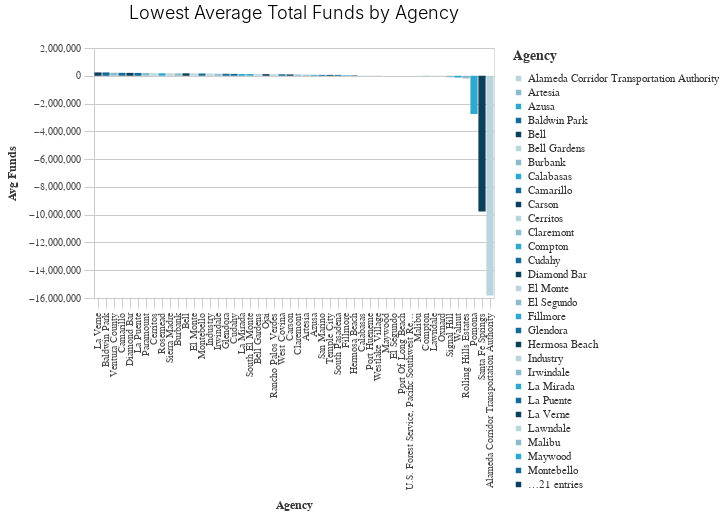

The code cell stored with this chart in its notebook:
### Code cell
_dla_utils.basic_bar_chart(avg_funds_bottom, 'primary_agency_name','avg_funds', 'primary_agency_name', subset, 
                          'Lowest Average Total Funds by Agency')

### Figure 1 — Vega-Lite specification as saved in the notebook (floating-point values rounded to 4 significant figures)
{"usermeta": {"embedOptions": {"theme": "fivethirtyeight"}}, "config": {"view": {"continuousWidth": 400, "continuousHeight": 300}, "axis": {"domainColor": "#cbcbcb", "grid": true, "gridColor": "#cbcbcb", "gridWidth": 1, "labelColor": "#474747", "labelFont": "Nunito Sans", "labelFontSize": 10, "labelPadding": 4, "tickColor": "#cbcbcb", "tickSize": 10, "titleColor": "#333", "titleFont": "Raleway", "titleFontSize": 12, "titlePadding": 10}, "axisBand": {"grid": false}, "background": "white", "font": "Raleway", "header": {"labelFont": "Nunito Sans", "titleFont": "Raleway"}, "legend": {"labelColor": "#333", "labelFont": "Nunito Sans", "labelFontSize": 11, "labelLimit": 0, "padding": 1, "symbolSize": 30, "symbolType": "square", "titleColor": "#333", "titleFont": "Raleway", "titleFontSize": 14, "titlePadding": 10}, "title": {"anchor": "middle", "font": "Raleway", "fontSize": 18, "fontWeight": 300, "offset": 20}}, "data": {"name": "data-7a07a5c7701f5848f96d9b6d6e146e75"}, "mark": "bar", "encoding": {"color": {"field": "primary_agency_name", "legend": {"title": "Agency"}, "scale": {"range": ["#B9D6DF", "#8CBCCB", "#2EA8CE", "#136C97", "#0B405B"]}, "type": "nominal"}, "x": {"field": "primary_agency_name", "sort": "-y", "title": "Agency", "type": "nominal"}, "y": {"field": "avg_funds", "title": "Avg Funds", "type": "quantitative"}}, "height": 250, "title": "Lowest Average Total Funds by Agency", "width": 400, "$schema": "https://vega.github.io/schema/vega-lite/v4.17.0.json", "datasets": {"data-7a07a5c7701f5848f96d9b6d6e146e75": [{"primary_agency_name": "La Verne", "avg_funds": 242200.0}, {"primary_agency_name": "Baldwin Park", "avg_funds": 242000.0}, {"primary_agency_name": "Ventura County", "avg_funds": 219200.0}, {"primary_agency_name": "Camarillo", "avg_funds": 212200.0}, {"primary_agency_name": "Diamond Bar", "avg_funds": 210100.0}, {"primary_agency_name": "La Puente", "avg_funds": 206700.0}, {"primary_agency_name": "Paramount", "avg_funds": 203700.0}, {"primary_agency_name": "Cerritos", "avg_funds": 183800.0}, {"primary_agency_name": "Rosemead", "avg_funds": 181100.0}, {"primary_agency_name": "Sierra Madre", "avg_funds": 176800.0}, {"primary_agency_name": "Burbank", "avg_funds": 176300.0}, {"primary_agency_name": "Bell", "avg_funds": 176100.0}, {"primary_agency_name": "El Monte", "avg_funds": 167900.0}, {"primary_agency_name": "Montebello", "avg_funds": 163800.0}, {"primary_agency_name": "Industry", "avg_funds": 163500.0}, {"primary_agency_name": "Irwindale", "avg_funds": 145800.0}, {"primary_agency_name": "Glendora", "avg_funds": 145200.0}, {"primary_agency_name": "Cudahy", "avg_funds": 138100.0}, {"primary_agency_name": "La Mirada", "avg_funds": 129300.0}, {"primary_agency_name": "South El Monte", "avg_funds": 125000.0}, {"primary_agency_name": "Bell Gardens", "avg_funds": 122100.0}, {"primary_agency_name": "Ojai", "avg_funds": 117800.0}, {"primary_agency_name": "Rancho Palos Verdes", "avg_funds": 115100.0}, {"primary_agency_name": "West Covina", "avg_funds": 108600.0}, {"primary_agency_name": "Carson", "avg_funds": 98580.0}, {"primary_agency_name": "Claremont", "avg_funds": 94290.0}, {"primary_agency_name": "Artesia", "avg_funds": 81450.0}, {"primary_agency_name": "Azusa", "avg_funds": 68080.0}, {"primary_agency_name": "San Marino", "avg_funds": 66720.0}, {"primary_agency_name": "Temple City", "avg_funds": 65000.0}, {"primary_agency_name": "South Pasadena", "avg_funds": 62890.0}, {"primary_agency_name": "Fillmore", "avg_funds": 45710.0}, {"primary_agency_name": "Hermosa Beach", "avg_funds": 33180.0}, {"primary_agency_name": "Calabasas", "avg_funds": 7658.0}, {"primary_agency_name": "Port Hueneme", "avg_funds": 6842.0}, {"primary_agency_name": "Westlake Village", "avg_funds": 6043.0}, {"primary_agency_name": "Maywood", "avg_funds": 105.9}, {"primary_agency_name": "El Segundo", "avg_funds": 0.0}, {"primary_agency_name": "Port Of Long Beach", "avg_funds": 0.0}, {"primary_agency_name": "U.S. Forest Service, Pacific Southwest Region", "avg_funds": 0.0}, {"primary_agency_name": "Malibu", "avg_funds": -6976.0}, {"primary_agency_name": "Compton", "avg_funds": -13110.0}, {"primary_agency_name": "Lawndale", "avg_funds": -19800.0}, {"primary_agency_name": "Oxnard", "avg_funds": -24700.0}, {"primary_agency_name": "Signal Hill", "avg_funds": -105500.0}, {"primary_agency_name": "Walnut", "avg_funds": -128500.0}, {"primary_agency_name": "Rolling Hills Estates", "avg_funds": -191800.0}, {"primary_agency_name": "Pomona", "avg_funds": -2755000.0}, {"primary_agency_name": "Santa Fe Springs", "avg_funds": -9764000.0}, {"primary_agency_name": "Alameda Corridor Transportation Authority", "avg_funds": -15820000.0}]}}
